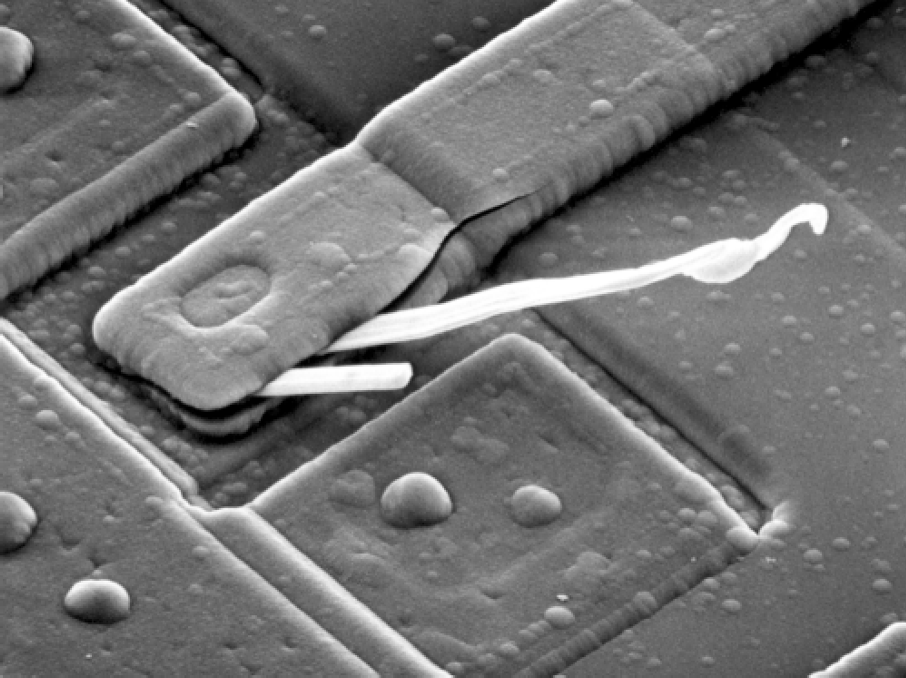
#> input picture examples/Fig0429a.tif, 906 x 678 px
$ jupyter execute Lab7.ipynb
#> lines starting #> are read from the running program, lines starting #| are printed output that depends on the picture; after the words box and inside, x2 and y2 are one past the last pixel; in counts of white or black regions, pixels touching at a corner belong together
# Перетворення Фур'є

У даній лабораторній роботі розглянуто наступні приклади перетворень Фур'є:
1. Перетворення Фур'є у Numpy
        1.1. Фільтр високих частот
2. Перетворення Фур'є в OpenCV
        2.1. Фільтр низьких частот
3. Зниження роздільної здатності за допомогою Гауссового фільтра
4. Підвищення роздільної здатності зображення за допомогою ДПФ
5. Відновлення розмитого зображення за допомогою ДПФ

### Імпортуємо необхдіні пакети та бібліотеки

[cell 1]
import cv2
import numpy as np
from matplotlib import pyplot as plt
from scipy.ndimage import gaussian_filter
import scipy.fftpack as fp
from scipy import signal
import sys
reload(sys)
sys.setdefaultencoding('utf-8')

<h3>Pad with zeros function define</h3>

[cell 2]
def padwithzeros(vector, pad_width, iaxis, kwargs):
    vector[:pad_width[0]] = 0
    vector[-pad_width[1]:] = 0
    return vector

### 1. Перетворення Фур'є у Numpy

Numpy має пакет FFT для знаходження швидкого перетворення Фур'є. **np.fft.fft2()** забезпечує перетворення частоти, яке буде складним масивом. Перший її аргумент - це вхідне зображення, у відтінках сірого. Другий аргумент необов'язковий, який визначає розмір вихідного масиву. Якщо він перевищує розмір вхідного зображення, вхідне зображення заповнюється нулями перед обчисленням FFT. Якщо воно менше, ніж вхідне зображення, вхідне зображення буде обрізане. Якщо жодних аргументів не передано, розмір вихідного масиву буде таким самим, як і вхідний.

Після отримання результату, компонент нульової частоти  буде у верхньому лівому куті. Якщо його необхідно довести до центру, потрібно перенести результат на N/2 в обох напрямках. Це робиться функцією, **np.fft.fftshift()**.

### Зчитаємо вихідне зображення:

[cell 3]
img = cv2.imread("./examples/Fig0429a.tif",0)
#> img is the input picture: shape (678, 906); min 0, max 255, mean 112.6

## Швидке перетворення Фур'є (ШПФ)

### Синтаксис функції
    numpy.fft.fft2(a, s=None, axes=(-2, -1), norm=None)
Параметри:
* **a** - вхідне зображення (масив);
* **s** - розмір вхідного масиву;
* **norm** -  режим нормалізації.

### Синтаксис функції
    numpy.fft.fftshift(x, axes=None)
Параметри:
* **x** - вхідне зображення (масив);
* **axes** - ось зсуву.

[cell 4]
f = np.fft.fft2(img)
fshift = np.fft.fftshift(f)
magnitude_spectrum = 20*np.log(np.abs(fshift))
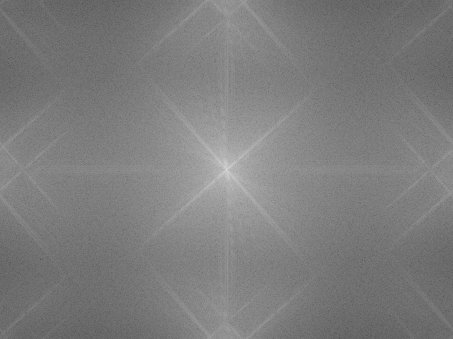
#> magnitude_spectrum: shape (678, 906) float64 (shown at 1/2 size); min -59.96, max 361, mean 146.9; drawn with min black and max white

### Вихідне зображення та його спектр

[cell 5]
plt.figure(figsize=(15,15))
plt.subplot(121),plt.imshow(img, cmap = 'gray')
plt.title('Вихідне зображення'), plt.xticks([]), plt.yticks([])
plt.subplot(122),plt.imshow(magnitude_spectrum, cmap = 'gray')
plt.title('Спектр зображення'), plt.xticks([]), plt.yticks([])
plt.show()

Можна побачити більше білого регіону в центрі, де низьих частот більше.

Отже, знайдене частотне перетворення. Тепер можна можна робити деякі операції в частотній області, наприклад, фільтрування високої частоти та реконструкцію зображення, тобто пошук зворотного ШПФ.

### 1.1. Фільтр високих частот в частотній області

Для реалізаціії фільтру виских частот видаляють низькі частоти, маскуючи прямокутне вікно розміром 60x60. Потім застосовують зворотний зсув, використовуючи **np.fft.ifftshift()**, щоб постійна складова (нульова частота) знову потрапила у верхній лівий кут. Потім знаходяьть обернене ШПФ за допомогою функції **np.ifft2()**.

[cell 6]
rows, cols = img.shape
crow,ccol = rows/2 , cols/2
fshift[int(crow-30):int(crow+30), int(ccol-30):int(ccol+30)] = 0
f_ishift = np.fft.ifftshift(fshift)
img_back = np.fft.ifft2(f_ishift)
img_back = np.abs(img_back)

### Вихідне зображення та зображення після фільтру високої частоти

[cell 7]
plt.figure(figsize=(15,15))
plt.subplot(121),plt.imshow(img, cmap = 'gray')
plt.title('Вихідне зображення'), plt.xticks([]), plt.yticks([])
plt.subplot(122),plt.imshow(img_back, cmap = 'gray')
plt.title('Зображення після фільтру високої частоти'), plt.xticks([]), plt.yticks([])
plt.show()

### Перетворення Фур'є в OpenCV

OpenCV надає для цього функції **cv2.dft()** і **cv2.idft()**. Вона повертає той самий результат, що і попередній метод, але з двома каналами. Перший канал матиме реальну частину результату, а другий канал матиме уявну частину результату. Вхідне зображення спочатку слід перетворити на np.float32.

### Синтаксис функції
    cv2.dft(src, dst, flags, nonzeroRows=0)
Параметри:
* **src** - вхідне зображення у форматі float32;
* **s** - вихідний масив, розмір і тип якого залежить від **flags**;
* **flags** -  прапори трансформації, що представляють собою комбінацію наступних значень:
    * **DFT_INVERSE** виконує зворотне 1D або 2D перетворення замість перетворення за замовчуванням.
    * DFT_SCALE масштабує результат: ділить його на кількість елементів масиву. Зазвичай він поєднується з DFT_INVERSE.
    * **DFT_ROWS** виконує пряме або зворотне перетворення кожного окремого рядка вхідної матриці.
    * **DFT_COMPLEX_OUTPUT** виконує пряму трансформацію 1D або 2D реального масиву.
    * **DFT_REAL_OUTPUT** виконує зворотне перетворення 1D або 2D складного масиву.
* **nonzeroRows** - коли параметр не дорівнює нулю, функція передбачає, що лише перші рядки nonroroRows вхідного масиву або лише перші ненульові ряди вихідного масиву містять не нулі, таким чином, функція може ефективніше обробляти решту рядків і економити час.

[cell 8]
dft = cv2.dft(np.float32(img),flags = cv2.DFT_COMPLEX_OUTPUT)
dft_shift = np.fft.fftshift(dft)
magnitude_spectrum = 20*np.log(cv2.magnitude(dft_shift[:,:,0],dft_shift[:,:,1]))

### Вихідне зображення та його спектр

[cell 9]
plt.figure(figsize=(15,15))
plt.subplot(121),plt.imshow(img, cmap = 'gray')
plt.title('Вихідне зображення'), plt.xticks([]), plt.yticks([])
plt.subplot(122),plt.imshow(magnitude_spectrum, cmap = 'gray')
plt.title('Спектр зображення'), plt.xticks([]), plt.yticks([])
plt.show()

Отже, тепер потрібно зробити зворотнє ШПФ. Вище було створено фільтр високих частот (HPF), на цей раз ми побачимо, як видалити вміст з високою частотою на зображенні, тобто застосуємо фільтр низьких частот (LPF) до зображення. Він розмиває зображення. Для цього створюється маска спочатку з високим значенням (1) на низьких частотах, тобто передається вміст низьких частот і 0 в область високих частот.

[cell 10]
rows, cols = img.shape
crow,ccol = rows/2 , cols/2

### Створюємо маску з 1 в центрі

[cell 11]
mask = np.zeros((rows,cols,2),np.uint8)
mask[int(crow-30):int(crow+30), int(ccol-30):int(ccol+30)] = 1

### Застосування зворотнього ШПФ

[cell 12]
fshift = dft_shift*mask
f_ishift = np.fft.ifftshift(fshift)
img_back = cv2.idft(f_ishift)
img_back = cv2.magnitude(img_back[:,:,0],img_back[:,:,1])
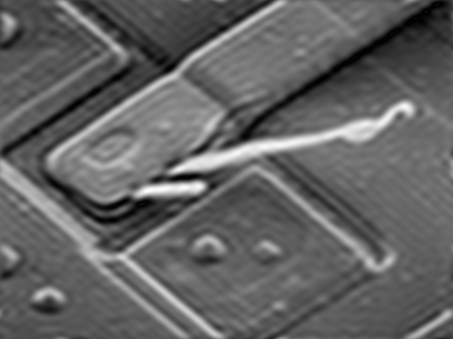
#> img_back: shape (678, 906) float32 (shown at 1/2 size); min 34851.6, max 177043728, mean 69187160; drawn with min black and max white

### Вихідне зображення та заображення після фільтру низької частоти

[cell 13]
plt.figure(figsize=(15,15))
plt.subplot(121),plt.imshow(img, cmap = 'gray')
plt.title('Вихідне зображення'), plt.xticks([]), plt.yticks([])
plt.subplot(122),plt.imshow(img_back, cmap = 'gray')
plt.title('Зображення після фільтру низької частоти'), plt.xticks([]), plt.yticks([])
plt.show()

### Зниження роздільної здатності за допомогою Гауссового фільтра

1. Зменшимо розмір зображення в 16 разів, зменшивши висоту і ширину в 4 рази.
2. Оберемо кожен 4-й піксель у напрямку x та y вихідного зображення, щоб обчислити значення пікселів на меншому зображенні.
3. Перед початком відбору проб застосуємо фільтр Гаусса (щоб згладити зображення).
4. Порівняємо якість вихідного зображення, отриманого шляхом вибірки вниз, без фільтра Гаусса.

[cell 14]
print(img.shape)
#| (678, 906)
plt.figure(figsize=(10,10))
plt.imshow(img, cmap = 'gray'); plt.title('Вихідне зображення')
plt.show()

### Синтаксис функції
    scipy.ndimage.gaussian_filter(input, sigma, order=0, output=None, mode='reflect', cval=0.0, truncate=4.0)
Параметри:
* **input** - вхідне зображення (масив);
* **sigma** - Стандартне відхилення для ядра Гаусса. Стандартні відхилення фільтра Гаусса задаються для кожної осі як послідовність, або як єдине число, у цьому випадку вона дорівнює для всіх осей.

[cell 15]
plt.figure(figsize=(10,10))
im_blurred = gaussian_filter(img, sigma=2.5)
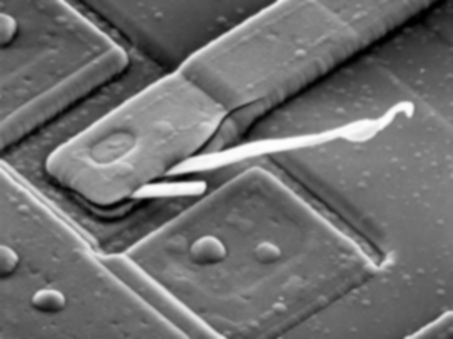
#> im_blurred: shape (678, 906) (shown at 1/2 size); min 0, max 253, mean 111.6
plt.imshow(im_blurred, cmap = 'gray'); plt.title('Розмите зображення за допомогою Гаусового фільтра низьких частот')
plt.show()

### Створення нового зображення в 16 разів менше за вихідне

[cell 16]
n = 4
w, h = img.shape[0] // n, img.shape[1] // n
im_small = np.zeros((w,h))
for i in range(w):
   for j in range(h):
      im_small[i,j] = img[n*i, n*j]
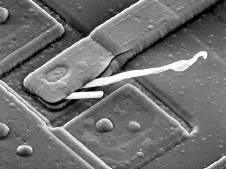
#> im_small: shape (169, 226) float64; min 0, max 255, mean 112.7

[cell 17]
plt.figure(figsize=(10,10))
plt.imshow(im_small, cmap = 'gray'); plt.title('Зменшене оригінальне зображення')
plt.show()

### Створення нового зображення в 16 разів менше за розмите зображення

[cell 18]
im_small = np.zeros((w,h))
for i in range(w):
   for j in range(h):
      im_small[i,j] = im_blurred[n*i, n*j]
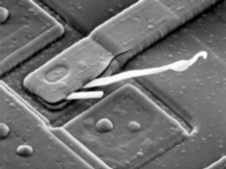
#> im_small: shape (169, 226) float64; min 0, max 253, mean 111.6

[cell 19]
plt.figure(figsize=(10,10))
plt.imshow(im_small, cmap = 'gray'); plt.title('Зменшене розмите зображенння')
plt.show()

### Фільтр Гауса в частотній області

1. Використаємо вхідне зображення та ШПФ для створення 2D-масиву частот.
2. Створюємо невелике гауссове 2D-ядро (яке буде використовуватися як фільтр низької частоти) у просторовій області та накладемо його, щоб збільшити до розмірів зображення.
3. Використаємо ШПФ для отримання ядра Гаусса в частотній області.
4. Використаємо теорему згортки, щоб перетворити фільтр низьких частот на вхідне зображення в частотній області.
5. Використаємо зворотнє перетворення Фур'є для отримання вихідного зображення.

[cell 20]
kernel = np.outer(signal.gaussian(img.shape[0], 5), signal.gaussian(img.shape[1], 5))
freq = fp.fft2(img)
assert(freq.shape == kernel.shape)
freq_kernel = fp.fft2(fp.ifftshift(kernel))
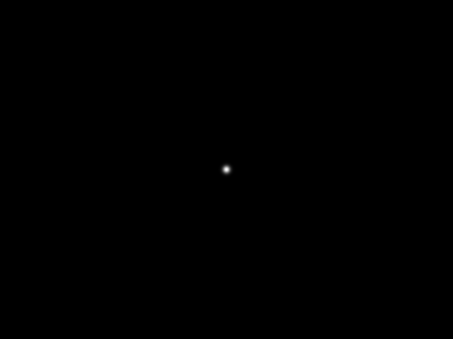
#> kernel: shape (678, 906) float64 (shown at 1/2 size); min 0, max 0.99, mean 0.000256
convolved = freq*freq_kernel # by the Convolution theorem
im_blur = fp.ifft2(convolved).real
im_blur = 255 * im_blur / np.max(im_blur)

### Вихідне та розмите зображення

[cell 21]
plt.figure(figsize=(10,10))
plt.imshow(img, cmap = 'gray'); plt.title('Вихідне зображення')
plt.show()

[cell 22]
plt.figure(figsize=(10,10))
plt.imshow(im_blur, cmap='gray'); plt.title('Розмите зображення')
plt.show()

### Підвищення роздільної здатності зображення за допомогою перетворення Фур'є

1. Використаємо зображення у відтінках сірого.
2. Створимо зображення в 2 рази більше за вихідне та заповнимо його вихідним зображенням.
3. Використаємо ШПФ з фільтром низьких частот.
4. Виконаємо зворотнє перетворення Фур'є для отримання зображення.

[cell 23]
im1 = np.zeros((2*img.shape[0], 2*img.shape[1]))
print(img.shape, im1.shape)
#| (678, 906) (1356, 1812)

[cell 24]
for i in range(img.shape[0]):
    for j in range(img.shape[1]):
        im1[2*i,2*j] = img[i,j]
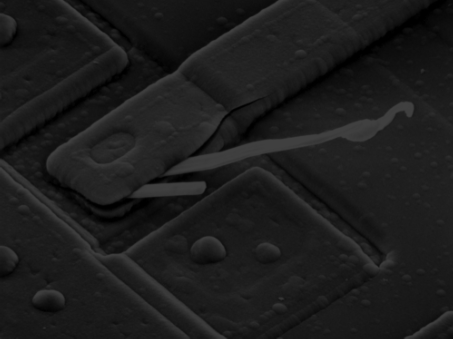
#> im1: shape (1356, 1812) float64 (shown at 1/4 size); min 0, max 255, mean 28.1

### Ядро фільтру низьких частот

[cell 25]
kernel = [[0.25, 0.5, 0.25], [0.5, 1, 0.5], [0.25, 0.5, 0.25]]

### Збільшимо ядро до форми зображення

[cell 26]
kernel = np.pad(kernel, (((im1.shape[0]-3)//2,(im1.shape[0]-3)//2+1), ((im1.shape[1]-3)//2,(im1.shape[1]-3)//2+1)), padwithzeros)

[cell 27]
freq = fp.fft2(im1)
freq_kernel = fp.fft2(fp.ifftshift(kernel))
#> kernel: shape (1356, 1812) float64
freq_LPF = freq*freq_kernel # by the Convolution theorem
im2 = fp.ifft2(freq_LPF)
freq_im2 = fp.fft2(im2)

[cell 28]
plt.figure(figsize=(20,15))
plt.gray()
plt.subplot(1,3,1)
plt.imshow(img)
plt.title('Вихідне зображення')
plt.subplot(1,3,2)
plt.imshow(im1)
plt.title('Збільшене зображення')
plt.subplot(1,3,3)
plt.imshow(im2.real) # the imaginary part is an artifact
plt.title('Оброблене зображення')
plt.show()
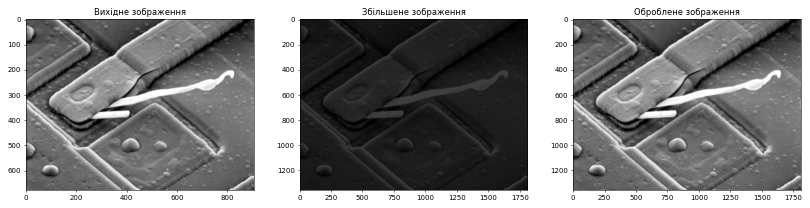
#> figure drawn by matplotlib, 3 panels

## Відновлення розмитих зображень

1. Створимо ядро розмиття руху заданої форми.

### Створимо фільтр розмиття руху

[cell 29]
size = 21
kernel = np.zeros((size, size))
kernel[int((size-1)/2), :] = np.ones(size)
kernel = kernel / size
kernel = np.pad(kernel, (((img.shape[0]-size)//2,(img.shape[0]-size)//2+1), ((img.shape[1]-size)//2,(img.shape[1]-size)//2+1)), padwithzeros)

2. Накладемо ядро на зображення в частотній формі.
3. Отримаємо розмите зображення у просторовій області за допомогою зворотнього перетворення Фур'є.

[cell 30]
freq = fp.fft2(img)
freq_kernel = fp.fft2(fp.ifftshift(kernel))
#> kernel: shape (678, 906) float64; values 0 (black) and 0.0476 (white), 0% white in thin lines or dots, all inside (x1, y1, x2, y2) = (442, 338, 463, 339)
convolved1 = freq*freq_kernel
im_blur = fp.ifft2(convolved1).real
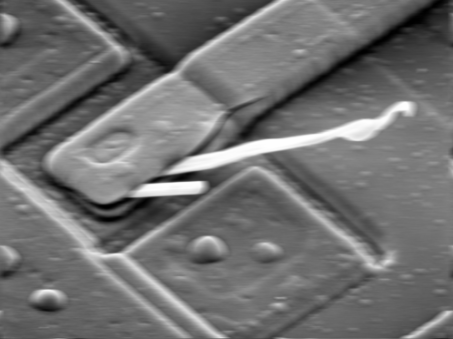
#> im_blur: shape (678, 906) float64 (shown at 1/2 size); min -8.53e-14, max 255, mean 112.6; drawn with min black and max white
im_blur = im_blur / np.max(im_blur)

[cell 31]
epsilon = 10**-6

4. Обчислимо обернене ядро фільтра і накладемо на розмите зображення у частотній області.

[cell 32]
freq = fp.fft2(im_blur)
freq_kernel = 1 / (epsilon + freq_kernel)

5. Повернемо згорнуте зображення назад у просторову область.

[cell 33]
convolved = freq*freq_kernel
im_restored = fp.ifft2(convolved).real
im_restored = im_restored / np.max(im_restored)

[cell 34]
plt.figure(figsize=(18,12))
plt.subplot(221)
plt.imshow(img)
plt.title('Вихідне зображення')
plt.axis('off')
plt.subplot(222)
plt.imshow(im_blur)
plt.title('Розмите зображення')
plt.axis('off')
plt.subplot(223)
plt.imshow(im_restored)
plt.title('Відновлене зображення')
plt.axis('off')
plt.subplot(224)
plt.imshow(im_restored - img)
plt.title('Різниця між відновленим та вихідним зображенням')
plt.axis('off')
plt.show()
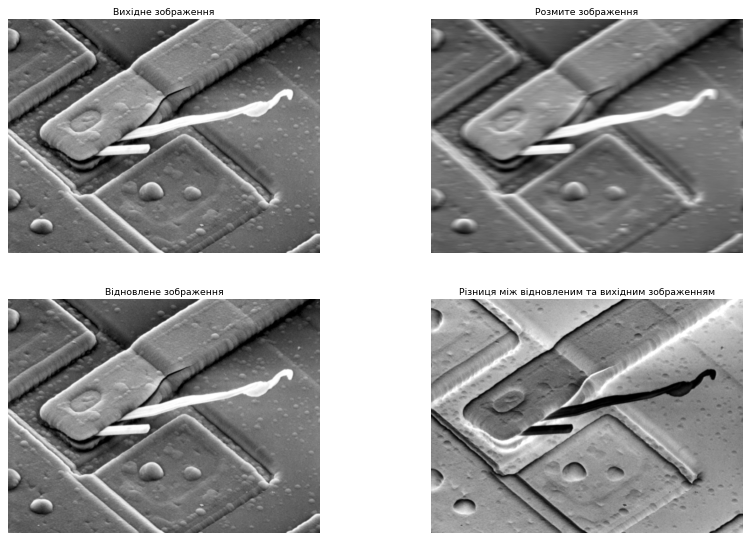
#> figure drawn by matplotlib, 4 panels

$ run again, with examples/Fig0308a.tif copied over examples/Fig0429a.tif
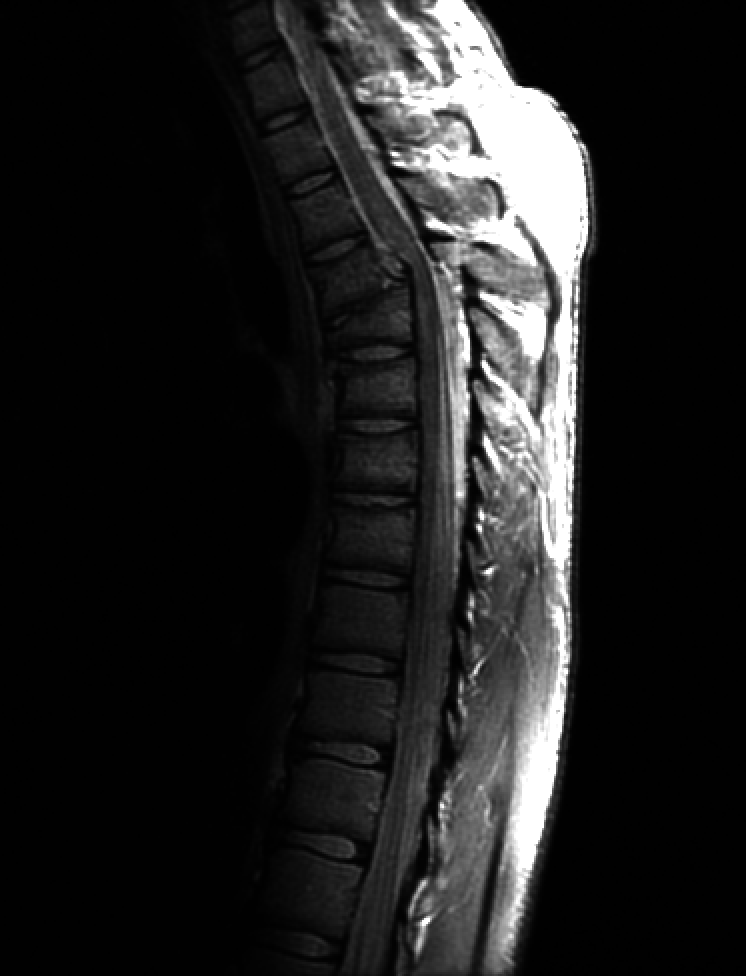
#> input picture examples/Fig0308a.tif, 746 x 976 px
#> img is the input picture: shape (976, 746); min 0, max 255, mean 32.6
#| (976, 746)
#| (976, 746) (1952, 1492)
#> after the loop `for i in range(img.shape[0]):`:
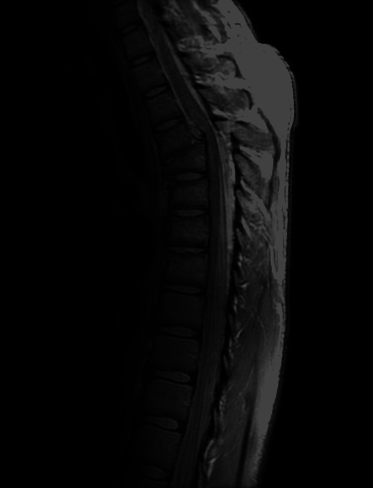
#> im1: shape (1952, 1492) float64 (shown at 1/4 size); min 0, max 255, mean 8.2
#> `plt.show()`:
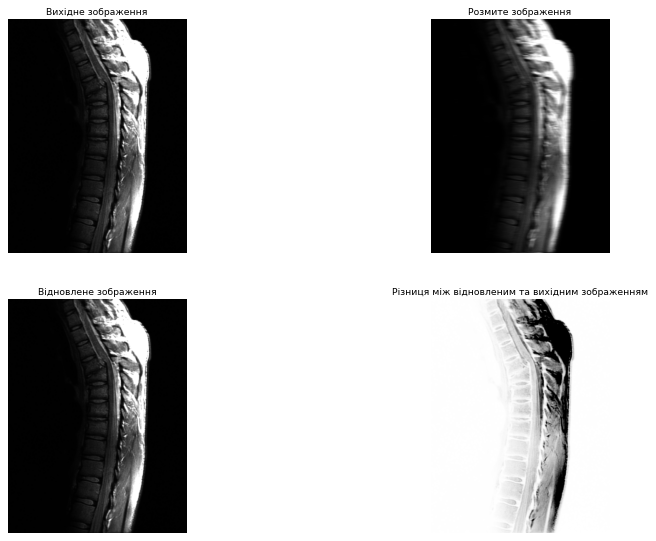
#> figure drawn by matplotlib, 4 panels

$ run again, with examples/Fig0309a.tif copied over examples/Fig0429a.tif
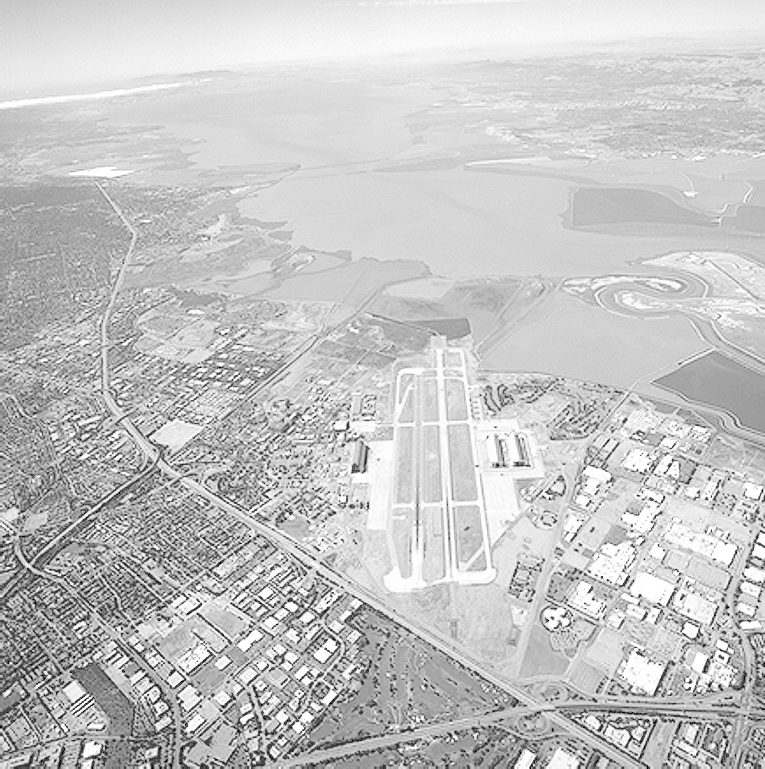
#> input picture examples/Fig0309a.tif, 765 x 769 px
#> img is the input picture: shape (769, 765); min 0, max 255, mean 197.1
#| (769, 765)
#| (769, 765) (1538, 1530)
#> `plt.show()`:
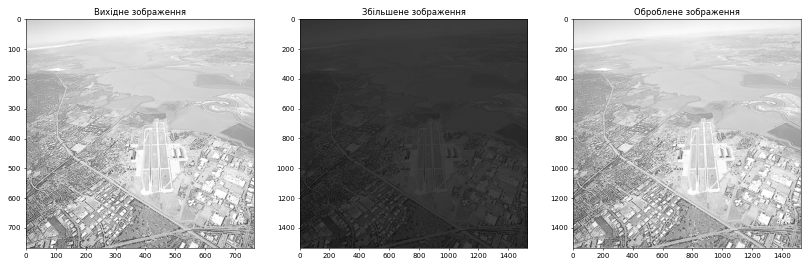
#> figure drawn by matplotlib, 3 panels
